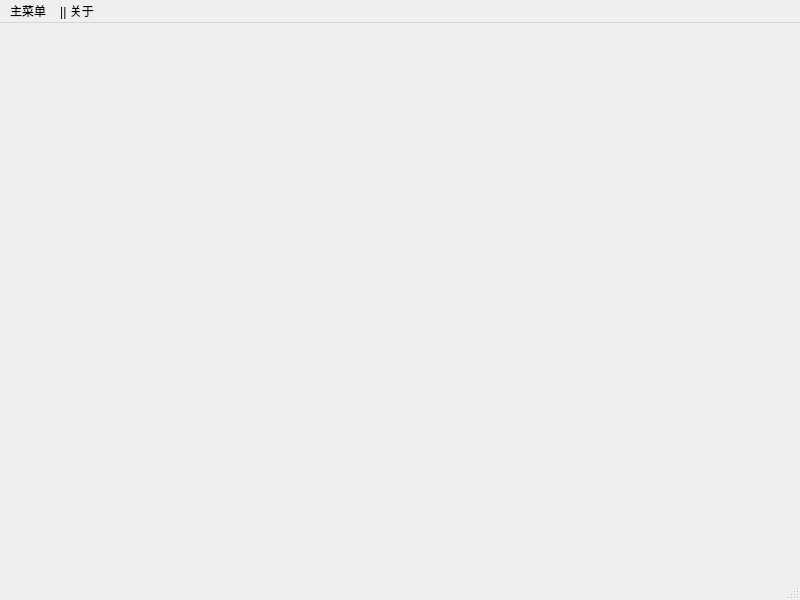
<?xml version="1.0" encoding="UTF-8"?>
<ui version="4.0">
 <class>MainWindow</class>
 <widget class="QMainWindow" name="MainWindow">
  <property name="geometry">
   <rect>
    <x>0</x>
    <y>0</y>
    <width>800</width>
    <height>600</height>
   </rect>
  </property>
  <property name="windowTitle">
   <string>MainWindow</string>
  </property>
  <widget class="QWidget" name="centralwidget"/>
  <widget class="QMenuBar" name="menubar">
   <property name="geometry">
    <rect>
     <x>0</x>
     <y>0</y>
     <width>800</width>
     <height>23</height>
    </rect>
   </property>
   <widget class="QMenu" name="menu">
    <property name="title">
     <string>主菜单</string>
    </property>
    <addaction name="actionMark"/>
    <addaction name="actionRename"/>
   </widget>
   <widget class="QMenu" name="menu_2">
    <property name="title">
     <string>|| 关于</string>
    </property>
   </widget>
   <addaction name="menu"/>
   <addaction name="menu_2"/>
  </widget>
  <widget class="QStatusBar" name="statusbar"/>
  <action name="actionMark">
   <property name="text">
    <string>添加水印</string>
   </property>
  </action>
  <action name="actionRename">
   <property name="text">
    <string>批量重命名</string>
   </property>
  </action>
 </widget>
 <resources/>
 <connections/>
</ui>
